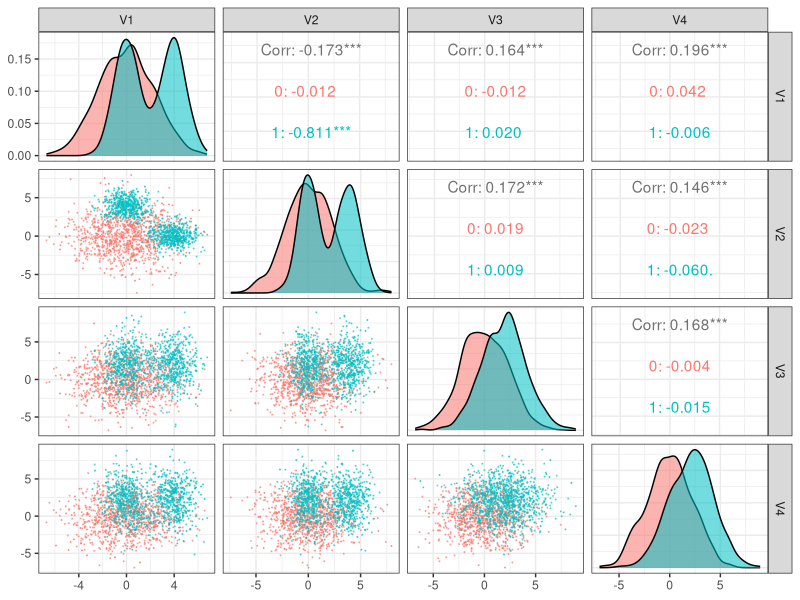
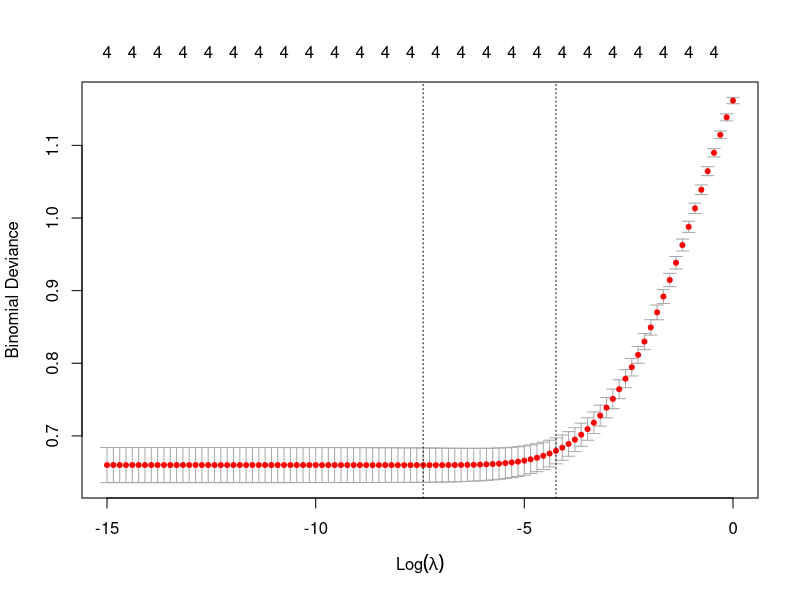

The R source for these figures, in order: (Note: this script raises an error after producing the figures.)
## ---- chunk 1
library(dplyr)
library(ggplot2)
## ---- chunk 2
set.seed(20)
p <- 0.5
d <- 4
m <- p*d
s <- sqrt(1+p*(1-p)*d^2)
N <- 1000
y <- rep(c(0,1),each=N)
X <- cbind(
  c(rnorm(N,0,s),rnorm(p*N,d),rnorm((1-p)*N,0)),
  c(rnorm(N,0,s),rnorm(p*N,0),rnorm((1-p)*N,d)),
  c(rnorm(N,0,s),rnorm(N,m,s)),
  c(rnorm(N,0,s),rnorm(N,m,s))
)
## ---- chunk 3
p <- GGally::ggpairs(bind_cols(class=factor(y),as_tibble(X)),
                     columns=2:5,
                     aes(colour=class,alpha=0.5),
                     progress=FALSE,
                     lower=list(continuous=GGally::wrap("points",size=0.1,alpha=0.5))) + theme_bw()
print(p)
## ---- chunk 4
ridge <- glmnet::cv.glmnet( # 
  X,y,family="binomial",alpha=0,
  lambda=exp(seq(-15,0,len=100))
)
plot(ridge) 
alasso <- glmnet::glmnet(
  X,y,family="binomial",alpha=1,
  penalty=(1/abs(coef(ridge,"lambda.1se"))[-1]),
  lambda=exp(seq(-8,0,len=150))
)
b2 <- with(alasso, min(lambda[df==2])) # best lambda at df=2
## ---- chunk 5
col <- 4
path <- alasso$beta %>% as.matrix() %>% t %>% 
  as_tibble() %>% mutate(lambda=alasso$lambda) %>% 
  gather(key=Variable,value=Coefficient,-(col+1)) %>%
  ggplot(aes(x=log(lambda),y=Coefficient,color=Variable)) + 
  geom_line(size=1) + theme_minimal() + 
  ggsci::scale_color_d3("category20")
print(path)
## ---- chunk 6
w <- coef(alasso,s=b2)
pal <- rep(c("salmon","skyblue"),each=N)
op <- par(mfrow=c(4,4),mai=c(0.6,0.6,0.1,0.1))
for(i in 1:4) for(j in 1:4) {
  amp <- sqrt(sum(w[c(i+1,j+1)]^2))
  plot(X[,c(i,j)],pch=16,asp=1,col=pal,cex=0.4,xlab=i,ylab=j,axes=FALSE)
  arrows(0,0,2*w[i+1]/amp,2*w[j+1]/amp,length=0.1)
  if(w[j+1]==0) {abline(v=0); next}
  abline(-w[1]/w[j+1],-w[i+1]/w[j+1])
}
par(op)
